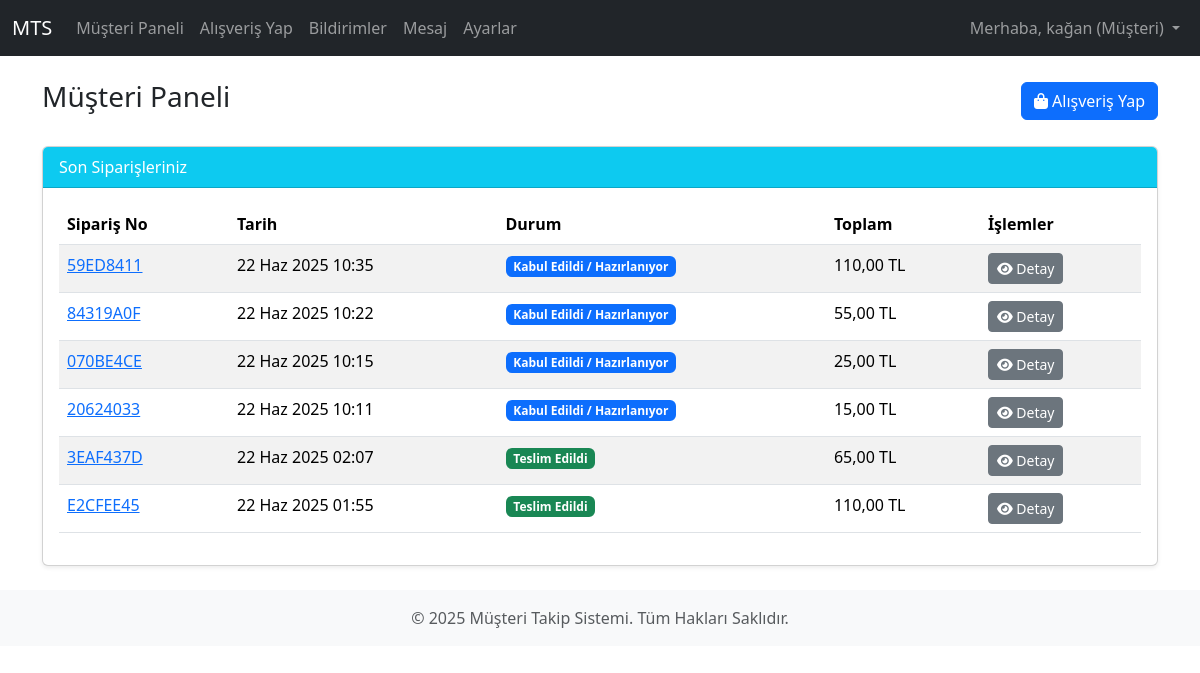
Screenshot of /panel/ (signed in) with the database file from the repository.
### core/models.py (models this page shows, shortened)
class User(AbstractUser):
    USER_TYPE_CHOICES = (
        ("admin", "Yönetici"),
        ("personnel", "Personel"),
        ("customer", "Müşteri"),
    )
    user_type = models.CharField(
        max_length=20,
        choices=USER_TYPE_CHOICES,
        default="customer",
        verbose_name="Kullanıcı Tipi"
    )
    phone_number = models.CharField(
        max_length=15,
        blank=True,
        null=True,
        verbose_name="Telefon Numarası"
    )
    company_name = models.CharField(
        max_length=100,
        blank=True,
        null=True,
        verbose_name="Firma Adı"
    )
    address = models.TextField(
        blank=True,
        null=True,
        verbose_name="Adres"
    )
    customer_segment = models.CharField(
        max_length=20,
        choices=[('individual', 'Bireysel'), ('corporate', 'Kurumsal')],
        blank=True,
        null=True,
        verbose_name="Müşteri Segmenti"
    )
    date_of_birth = models.DateField(
        blank=True,
        null=True,
        verbose_name="Doğum Tarihi"
    )
    notes = models.TextField(
        blank=True,
        null=True,
        verbose_name="Notlar"
    )
    tax_id_number = models.CharField(
        max_length=20,
        blank=True,
        null=True,
        verbose_name="Vergi/Kimlik Numarası"
    )
    payment_preference = models.CharField(
        max_length=50,
        blank=True,
        null=True,
        verbose_name="Ödeme Tercihi"
    )
    debt_status = models.DecimalField(
        max_digits=10,
        decimal_places=2,
        default=0.00,
        verbose_name="Borç Durumu"
    )
    def is_admin(self):
        return self.user_type == "admin"
    def is_personnel(self):
        return self.user_type == "personnel"
    def is_customer(self):
        return self.user_type == "customer"
    def get_user_type_display(self):
        return dict(self.USER_TYPE_CHOICES).get(self.user_type)

### orders/models.py (models this page shows, shortened)
class Order(models.Model):
    ORDER_STATUS_CHOICES = (
        ('new', 'Yeni Sipariş'),
        ('accepted', 'Kabul Edildi / Hazırlanıyor'),
        ('shipped', 'Kargoya Verildi'),
        ('delivered', 'Teslim Edildi'),
        ('cancelled', 'İptal Edildi'),
        ('returned', 'İade Edildi'),
        ('passive', 'Pasif'), # Sipariş silinmesin pasife alınsın diye ekledik
    )
    PAYMENT_STATUS_CHOICES = (
        ('pending', 'Ödeme Bekleniyor'),
        ('paid', 'Ödendi'),
        ('refunded', 'İade Edildi'),
    )
    PAYMENT_METHOD_CHOICES = (
        ('credit_card', 'Kredi Kartı'),
        ('bank_transfer', 'Havale/EFT'),
        ('cash_on_delivery', 'Kapıda Ödeme'),
        ('installment', 'Vadeli Ödeme'),
    )
    order_id = models.CharField(max_length=50, unique=True, blank=True, verbose_name="Sipariş Numarası/ID")
    customer = models.ForeignKey(User, on_delete=models.SET_NULL, null=True, blank=True, related_name='customer_orders', verbose_name="Müşteri")
    order_date = models.DateTimeField(auto_now_add=True, verbose_name="Sipariş Tarihi ve Saati")
    order_status = models.CharField(max_length=20, choices=ORDER_STATUS_CHOICES, default='new', verbose_name="Sipariş Durumu")
    total_amount = models.DecimalField(max_digits=10, decimal_places=2, default=0.00, verbose_name="Toplam Ödeme Tutarı")
    is_completed = models.BooleanField(default=False, verbose_name="Sipariş Tamamlandı mı?")
    payment_status = models.CharField(max_length=20, choices=PAYMENT_STATUS_CHOICES, default='pending', verbose_name="Ödeme Durumu")
    payment_method = models.CharField(max_length=20, choices=PAYMENT_METHOD_CHOICES, blank=True, null=True, verbose_name="Ödeme Yöntemi")
    delivery_address = models.TextField(verbose_name="Teslimat Adresi")
    shipping_company = models.CharField(max_length=100, blank=True, null=True, verbose_name="Kargo Firması")
    tracking_number = models.CharField(max_length=100, blank=True, null=True, verbose_name="Takip Numarası")
    estimated_delivery_date = models.DateField(blank=True, null=True, verbose_name="Tahmini Teslimat Tarihi")
    discount_code = models.CharField(max_length=50, blank=True, null=True, verbose_name="İndirim/Promosyon Kodu")
    discount_amount = models.DecimalField(max_digits=10, decimal_places=2, default=0.00, verbose_name="İndirim Tutarı")
    notes = models.TextField(blank=True, null=True, verbose_name="Notlar")
    created_at = models.DateTimeField(auto_now_add=True)
    updated_at = models.DateTimeField(auto_now=True)
    class Meta:
        verbose_name = "Sipariş"
        verbose_name_plural = "Siparişler"
        ordering = ['-order_date']

### customer_panel/views.py (the view)
# urls.py: path('', views.CustomerDashboardView.as_view(), name='customer_dashboard'),
class CustomerDashboardView(CustomerRequiredMixin, ListView):
    model = Order
    template_name = 'customer_panel/customer_dashboard.html'
    context_object_name = 'orders'
    paginate_by = 10
    def get_queryset(self):
        return Order.objects.filter(
            customer=self.request.user,
            order_status__in=['new', 'accepted', 'shipped', 'delivered', 'cancelled', 'returned'] # passive olmayanlar
        ).order_by('-order_date')
    def get_context_data(self, **kwargs):
        context = super().get_context_data(**kwargs)
        context['page_title'] = 'Müşteri Paneli'
        return context

### core/views.py (called while the page is built)
    def test_func(self):
        return self.request.user.is_authenticated and self.request.user.is_customer()

### templates/customer_panel/customer_dashboard.html (shortened to what this page needs)
{% extends 'base.html' %}
{% load static %}
{% block content %}
<div class="d-flex justify-content-between align-items-center mb-4">
    <h1 class="h3">{{ page_title }}</h1>
    <a href="{% url 'customer_panel:shop_product_list' %}" class="btn btn-primary"><i class="fas fa-shopping-bag"></i> Alışveriş Yap</a>
</div>
<div class="card shadow-sm mb-4">
    <div class="card-header bg-info text-white">
        Son Siparişleriniz
    </div>
    <div class="card-body">
        {% if orders %}
        <div class="table-responsive">
            <table class="table table-hover table-striped">
                <thead>
                    <tr>
                        <th scope="col">Sipariş No</th>
                        <th scope="col">Tarih</th>
                        <th scope="col">Durum</th>
                        <th scope="col">Toplam</th>
                        <th scope="col">İşlemler</th>
                    </tr>
                </thead>
                <tbody>
                    {% for order in orders %}
                    <tr>
                        <td><a href="{% url 'customer_panel:customer_order_detail' pk=order.pk %}">{{ order.order_id }}</a></td>
                        <td>{{ order.order_date|date:"d M Y H:i" }}</td>
                        <td>
                            {% if order.order_status == 'new' %}
                                <span class="badge bg-info">{{ order.get_order_status_display }}</span>
                            {% elif order.order_status == 'accepted' %}
                                <span class="badge bg-primary">{{ order.get_order_status_display }}</span>
                            {% elif order.order_status == 'shipped' %}
                                <span class="badge bg-warning">{{ order.get_order_status_display }}</span>
                            {% elif order.order_status == 'delivered' %}
                                <span class="badge bg-success">{{ order.get_order_status_display }}</span>
                            {% elif order.order_status == 'cancelled' or order.order_status == 'returned' %}
                                <span class="badge bg-danger">{{ order.get_order_status_display }}</span>
                            {% else %}
                                <span class="badge bg-secondary">{{ order.get_order_status_display }}</span>
                            {% endif %}
                        </td>
                        <td>{{ order.total_amount|floatformat:2 }} TL</td>
                        <td>
                            <a href="{% url 'customer_panel:customer_order_detail' pk=order.pk %}" class="btn btn-sm btn-secondary" title="Detay"><i class="fas fa-eye"></i> Detay</a>
                        </td>
                    </tr>
                    {% endfor %}
                </tbody>
            </table>
        </div>
        {% else %}
        <div class="alert alert-info text-center" role="alert">
            Henüz geçmiş siparişiniz bulunmamaktadır.
        </div>
        {% endif %}
    </div>
</div>
{% endblock %}

### templates/base.html (shortened to what this page needs)
{% load static %}
<!DOCTYPE html>
<html lang="tr">
<head>
    <link href="https://cdn.jsdelivr.net/npm/bootstrap@5.3.3/dist/css/bootstrap.min.css" rel="stylesheet">
    <link rel="stylesheet" href="https://cdnjs.cloudflare.com/ajax/libs/font-awesome/6.0.0-beta3/css/all.min.css">
</head>
<body>
    <nav class="navbar navbar-expand-lg navbar-dark bg-dark">
        <div class="container-fluid">
            <a class="navbar-brand" href="{% url 'home' %}">MTS</a>
            <div class="collapse navbar-collapse" id="navbarNav">
                <ul class="navbar-nav me-auto mb-2 mb-lg-0">
                    {% if user.is_authenticated %}
                        {% if user.is_customer %}
                            <li class="nav-item">
                            <a class="nav-link" href="{% url 'customer_panel:customer_dashboard' %}">Müşteri Paneli</a>
                        </li>
                        <li class="nav-item">
                            <a class="nav-link" href="{% url 'customer_panel:shop_product_list' %}">Alışveriş Yap</a>
                        </li>
                        {% endif %}
                        <li class="nav-item">
                            <a class="nav-link" href="{% url 'notifications:user_notifications' %}">Bildirimler</a>
                        </li>
                        <li class="nav-item">
                            <a class="nav-link" href="{% url 'messages_app:message_list' %}">Mesaj</a>
                        </li>
                        <li class="nav-item">
                            <a class="nav-link" href="{% url 'settings_app:theme_settings' %}">Ayarlar</a>
                        </li>
                    {% endif %}
                </ul>
                <ul class="navbar-nav">
                    {% if user.is_authenticated %}
                        <li class="nav-item dropdown">
                            <a class="nav-link dropdown-toggle" href="#" id="navbarDropdown" role="button" data-bs-toggle="dropdown" aria-expanded="false">
                                Merhaba, {{ user.get_full_name|default:user.username }} ({{ user.get_user_type_display }})
                            </a>
                        </li>
                    {% endif %}
                </ul>
            </div>
        </div>
    </nav>
    <main class="container mt-4">
        {% block content %}{% endblock %}
    </main>
    <footer class="footer mt-auto py-3 bg-light">
        <div class="container text-center">
            <span class="text-muted">© 2025 Müşteri Takip Sistemi. Tüm Hakları Saklıdır.</span>
        </div>
    </footer>
</body>
</html>

### rows the page displays
User: get_full_name "kağan", user_type "Müşteri"
Order: order_id "59ED8411", order_date "22 Haz 2025 10:35", order_status "Kabul Edildi / Hazırlanıyor", total_amount "110,00"
Order: order_id "84319A0F", order_date "22 Haz 2025 10:22", order_status "Kabul Edildi / Hazırlanıyor", total_amount "55,00"
Order: order_id "070BE4CE", order_date "22 Haz 2025 10:15", order_status "Kabul Edildi / Hazırlanıyor", total_amount "25,00"
Order: order_id "20624033", order_date "22 Haz 2025 10:11", order_status "Kabul Edildi / Hazırlanıyor", total_amount "15,00"
Order: order_id "3EAF437D", order_date "22 Haz 2025 02:07", order_status "Teslim Edildi", total_amount "65,00"
Order: order_id "E2CFEE45", order_date "22 Haz 2025 01:55", order_status "Teslim Edildi", total_amount "110,00"

### other values shown
{{ page_title }} "Müşteri Paneli"
